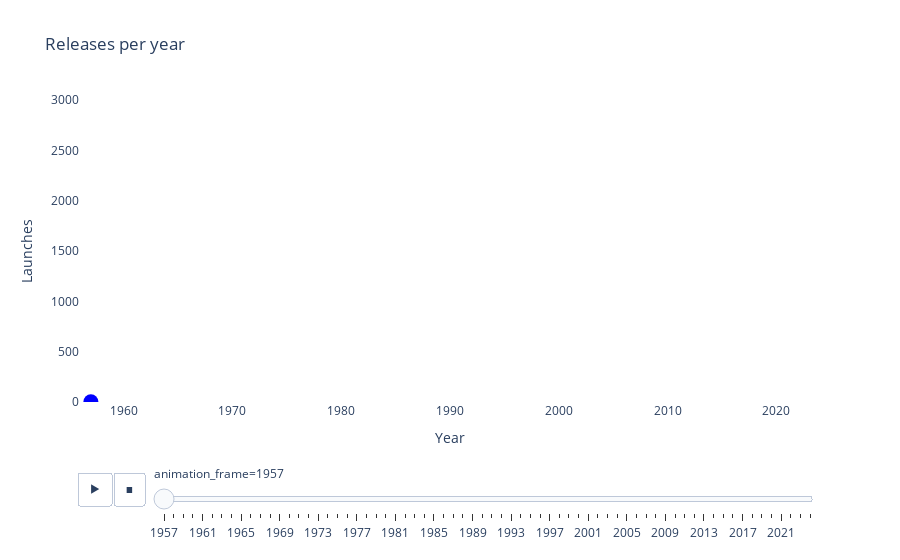

Write notebook code for a chart like this one.
### Code cell
ruta_archivo = "json/per_year.json"
year = []
satellite = []

with open (ruta_archivo,"r",encoding='utf8') as f:
    data = json.load(f)
    for i in data:
        year.append(i['year'])
        satellite.append(i['launchs'])

df = pd.DataFrame({"Year": year, "Launches": satellite})
fig = px.line(df, x="Year", y="Launches", title="Releases per year",animation_frame = year,animation_group=year,markers = True,range_x = [1956,2024], range_y=[0,3000])
fig.update_traces(marker=dict(size=15, color='blue'))
fig.update_layout(plot_bgcolor='rgba(0,0,0,0)', paper_bgcolor='rgba(0,0,0,0)')
fig.show()

### Figure 1 — Plotly figure (JSON) as saved in the notebook; plotly's stock layout.template omitted (floating-point values rounded to 4 significant figures)
{"data": [{"hovertemplate": "animation_frame=1957<br>Year=%{x}<br>Launches=%{y}<extra></extra>", "ids": [1957], "legendgroup": "", "line": {"color": "#636efa", "dash": "solid"}, "marker": {"color": "blue", "size": 15, "symbol": "circle"}, "mode": "lines+markers", "name": "", "orientation": "v", "showlegend": false, "type": "scatter", "x": [1957], "xaxis": "x", "y": [2], "yaxis": "y"}], "layout": {"legend": {"tracegroupgap": 0}, "paper_bgcolor": "rgba(0,0,0,0)", "plot_bgcolor": "rgba(0,0,0,0)", "sliders": [{"active": 0, "currentvalue": {"prefix": "animation_frame="}, "len": 0.9, "pad": {"b": 10, "t": 60}, "steps": [{"args": [["1957"], {"frame": {"duration": 0, "redraw": false}, "fromcurrent": true, "mode": "immediate", "transition": {"duration": 0, "easing": "linear"}}], "label": "1957", "method": "animate"}, {"args": [["1958"], {"frame": {"duration": 0, "redraw": false}, "fromcurrent": true, "mode": "immediate", "transition": {"duration": 0, "easing": "linear"}}], "label": "1958", "method": "animate"}, {"args": [["1959"], {"frame": {"duration": 0, "redraw": false}, "fromcurrent": true, "mode": "immediate", "transition": {"duration": 0, "easing": "linear"}}], "label": "1959", "method": "animate"}, {"args": [["1960"], {"frame": {"duration": 0, "redraw": false}, "fromcurrent": true, "mode": "immediate", "transition": {"duration": 0, "easing": "linear"}}], "label": "1960", "method": "animate"}, {"args": [["1961"], {"frame": {"duration": 0, "redraw": false}, "fromcurrent": true, "mode": "immediate", "transition": {"duration": 0, "easing": "linear"}}], "label": "1961", "method": "animate"}, {"args": [["1962"], {"frame": {"duration": 0, "redraw": false}, "fromcurrent": true, "mode": "immediate", "transition": {"duration": 0, "easing": "linear"}}], "label": "1962", "method": "animate"}, {"args": [["1963"], {"frame": {"duration": 0, "redraw": false}, "fromcurrent": true, "mode": "immediate", "transition": {"duration": 0, "easing": "linear"}}], "label": "1963", "method": "animate"}, {"args": [["1964"], {"frame": {"duration": 0, "redraw": false}, "fromcurrent": true, "mode": "immediate", "transition": {"duration": 0, "easing": "linear"}}], "label": "1964", "method": "animate"}, {"args": [["1965"], {"frame": {"duration": 0, "redraw": false}, "fromcurrent": true, "mode": "immediate", "transition": {"duration": 0, "easing": "linear"}}], "label": "1965", "method": "animate"}, {"args": [["1966"], {"frame": {"duration": 0, "redraw": false}, "fromcurrent": true, "mode": "immediate", "transition": {"duration": 0, "easing": "linear"}}], "label": "1966", "method": "animate"}, {"args": [["1967"], {"frame": {"duration": 0, "redraw": false}, "fromcurrent": true, "mode": "immediate", "transition": {"duration": 0, "easing": "linear"}}], "label": "1967", "method": "animate"}, {"args": [["1968"], {"frame": {"duration": 0, "redraw": false}, "fromcurrent": true, "mode": "immediate", "transition": {"duration": 0, "easing": "linear"}}], "label": "1968", "method": "animate"}, {"args": [["1969"], {"frame": {"duration": 0, "redraw": false}, "fromcurrent": true, "mode": "immediate", "transition": {"duration": 0, "easing": "linear"}}], "label": "1969", "method": "animate"}, {"args": [["1970"], {"frame": {"duration": 0, "redraw": false}, "fromcurrent": true, "mode": "immediate", "transition": {"duration": 0, "easing": "linear"}}], "label": "1970", "method": "animate"}, {"args": [["1971"], {"frame": {"duration": 0, "redraw": false}, "fromcurrent": true, "mode": "immediate", "transition": {"duration": 0, "easing": "linear"}}], "label": "1971", "method": "animate"}, {"args": [["1972"], {"frame": {"duration": 0, "redraw": false}, "fromcurrent": true, "mode": "immediate", "transition": {"duration": 0, "easing": "linear"}}], "label": "1972", "method": "animate"}, {"args": [["1973"], {"frame": {"duration": 0, "redraw": false}, "fromcurrent": true, "mode": "immediate", "transition": {"duration": 0, "easing": "linear"}}], "label": "1973", "method": "animate"}, {"args": [["1974"], {"frame": {"duration": 0, "redraw": false}, "fromcurrent": true, "mode": "immediate", "transition": {"duration": 0, "easing": "linear"}}], "label": "1974", "method": "animate"}, {"args": [["1975"], {"frame": {"duration": 0, "redraw": false}, "fromcurrent": true, "mode": "immediate", "transition": {"duration": 0, "easing": "linear"}}], "label": "1975", "method": "animate"}, {"args": [["1976"], {"frame": {"duration": 0, "redraw": false}, "fromcurrent": true, "mode": "immediate", "transition": {"duration": 0, "easing": "linear"}}], "label": "1976", "method": "animate"}, {"args": [["1977"], {"frame": {"duration": 0, "redraw": false}, "fromcurrent": true, "mode": "immediate", "transition": {"duration": 0, "easing": "linear"}}], "label": "1977", "method": "animate"}, {"args": [["1978"], {"frame": {"duration": 0, "redraw": false}, "fromcurrent": true, "mode": "immediate", "transition": {"duration": 0, "easing": "linear"}}], "label": "1978", "method": "animate"}, {"args": [["1979"], {"frame": {"duration": 0, "redraw": false}, "fromcurrent": true, "mode": "immediate", "transition": {"duration": 0, "easing": "linear"}}], "label": "1979", "method": "animate"}, {"args": [["1980"], {"frame": {"duration": 0, "redraw": false}, "fromcurrent": true, "mode": "immediate", "transition": {"duration": 0, "easing": "linear"}}], "label": "1980", "method": "animate"}, {"args": [["1981"], {"frame": {"duration": 0, "redraw": false}, "fromcurrent": true, "mode": "immediate", "transition": {"duration": 0, "easing": "linear"}}], "label": "1981", "method": "animate"}, {"args": [["1982"], {"frame": {"duration": 0, "redraw": false}, "fromcurrent": true, "mode": "immediate", "transition": {"duration": 0, "easing": "linear"}}], "label": "1982", "method": "animate"}, {"args": [["1983"], {"frame": {"duration": 0, "redraw": false}, "fromcurrent": true, "mode": "immediate", "transition": {"duration": 0, "easing": "linear"}}], "label": "1983", "method": "animate"}, {"args": [["1984"], {"frame": {"duration": 0, "redraw": false}, "fromcurrent": true, "mode": "immediate", "transition": {"duration": 0, "easing": "linear"}}], "label": "1984", "method": "animate"}, {"args": [["1985"], {"frame": {"duration": 0, "redraw": false}, "fromcurrent": true, "mode": "immediate", "transition": {"duration": 0, "easing": "linear"}}], "label": "1985", "method": "animate"}, {"args": [["1986"], {"frame": {"duration": 0, "redraw": false}, "fromcurrent": true, "mode": "immediate", "transition": {"duration": 0, "easing": "linear"}}], "label": "1986", "method": "animate"}, {"args": [["1987"], {"frame": {"duration": 0, "redraw": false}, "fromcurrent": true, "mode": "immediate", "transition": {"duration": 0, "easing": "linear"}}], "label": "1987", "method": "animate"}, {"args": [["1988"], {"frame": {"duration": 0, "redraw": false}, "fromcurrent": true, "mode": "immediate", "transition": {"duration": 0, "easing": "linear"}}], "label": "1988", "method": "animate"}, {"args": [["1989"], {"frame": {"duration": 0, "redraw": false}, "fromcurrent": true, "mode": "immediate", "transition": {"duration": 0, "easing": "linear"}}], "label": "1989", "method": "animate"}, {"args": [["1990"], {"frame": {"duration": 0, "redraw": false}, "fromcurrent": true, "mode": "immediate", "transition": {"duration": 0, "easing": "linear"}}], "label": "1990", "method": "animate"}, {"args": [["1991"], {"frame": {"duration": 0, "redraw": false}, "fromcurrent": true, "mode": "immediate", "transition": {"duration": 0, "easing": "linear"}}], "label": "1991", "method": "animate"}, {"args": [["1992"], {"frame": {"duration": 0, "redraw": false}, "fromcurrent": true, "mode": "immediate", "transition": {"duration": 0, "easing": "linear"}}], "label": "1992", "method": "animate"}, {"args": [["1993"], {"frame": {"duration": 0, "redraw": false}, "fromcurrent": true, "mode": "immediate", "transition": {"duration": 0, "easing": "linear"}}], "label": "1993", "method": "animate"}, {"args": [["1994"], {"frame": {"duration": 0, "redraw": false}, "fromcurrent": true, "mode": "immediate", "transition": {"duration": 0, "easing": "linear"}}], "label": "1994", "method": "animate"}, {"args": [["1995"], {"frame": {"duration": 0, "redraw": false}, "fromcurrent": true, "mode": "immediate", "transition": {"duration": 0, "easing": "linear"}}], "label": "1995", "method": "animate"}, {"args": [["1996"], {"frame": {"duration": 0, "redraw": false}, "fromcurrent": true, "mode": "immediate", "transition": {"duration": 0, "easing": "linear"}}], "label": "1996", "method": "animate"}, {"args": [["1997"], {"frame": {"duration": 0, "redraw": false}, "fromcurrent": true, "mode": "immediate", "transition": {"duration": 0, "easing": "linear"}}], "label": "1997", "method": "animate"}, {"args": [["1998"], {"frame": {"duration": 0, "redraw": false}, "fromcurrent": true, "mode": "immediate", "transition": {"duration": 0, "easing": "linear"}}], "label": "1998", "method": "animate"}, {"args": [["1999"], {"frame": {"duration": 0, "redraw": false}, "fromcurrent": true, "mode": "immediate", "transition": {"duration": 0, "easing": "linear"}}], "label": "1999", "method": "animate"}, {"args": [["2000"], {"frame": {"duration": 0, "redraw": false}, "fromcurrent": true, "mode": "immediate", "transition": {"duration": 0, "easing": "linear"}}], "label": "2000", "method": "animate"}, {"args": [["2001"], {"frame": {"duration": 0, "redraw": false}, "fromcurrent": true, "mode": "immediate", "transition": {"duration": 0, "easing": "linear"}}], "label": "2001", "method": "animate"}, {"args": [["2002"], {"frame": {"duration": 0, "redraw": false}, "fromcurrent": true, "mode": "immediate", "transition": {"duration": 0, "easing": "linear"}}], "label": "2002", "method": "animate"}, {"args": [["2003"], {"frame": {"duration": 0, "redraw": false}, "fromcurrent": true, "mode": "immediate", "transition": {"duration": 0, "easing": "linear"}}], "label": "2003", "method": "animate"}, {"args": [["2004"], {"frame": {"duration": 0, "redraw": false}, "fromcurrent": true, "mode": "immediate", "transition": {"duration": 0, "easing": "linear"}}], "label": "2004", "method": "animate"}, {"args": [["2005"], {"frame": {"duration": 0, "redraw": false}, "fromcurrent": true, "mode": "immediate", "transition": {"duration": 0, "easing": "linear"}}], "label": "2005", "method": "animate"}, {"args": [["2006"], {"frame": {"duration": 0, "redraw": false}, "fromcurrent": true, "mode": "immediate", "transition": {"duration": 0, "easing": "linear"}}], "label": "2006", "method": "animate"}, {"args": [["2007"], {"frame": {"duration": 0, "redraw": false}, "fromcurrent": true, "mode": "immediate", "transition": {"duration": 0, "easing": "linear"}}], "label": "2007", "method": "animate"}, {"args": [["2008"], {"frame": {"duration": 0, "redraw": false}, "fromcurrent": true, "mode": "immediate", "transition": {"duration": 0, "easing": "linear"}}], "label": "2008", "method": "animate"}, {"args": [["2009"], {"frame": {"duration": 0, "redraw": false}, "fromcurrent": true, "mode": "immediate", "transition": {"duration": 0, "easing": "linear"}}], "label": "2009", "method": "animate"}, {"args": [["2010"], {"frame": {"duration": 0, "redraw": false}, "fromcurrent": true, "mode": "immediate", "transition": {"duration": 0, "easing": "linear"}}], "label": "2010", "method": "animate"}, {"args": [["2011"], {"frame": {"duration": 0, "redraw": false}, "fromcurrent": true, "mode": "immediate", "transition": {"duration": 0, "easing": "linear"}}], "label": "2011", "method": "animate"}, {"args": [["2012"], {"frame": {"duration": 0, "redraw": false}, "fromcurrent": true, "mode": "immediate", "transition": {"duration": 0, "easing": "linear"}}], "label": "2012", "method": "animate"}, {"args": [["2013"], {"frame": {"duration": 0, "redraw": false}, "fromcurrent": true, "mode": "immediate", "transition": {"duration": 0, "easing": "linear"}}], "label": "2013", "method": "animate"}, {"args": [["2014"], {"frame": {"duration": 0, "redraw": false}, "fromcurrent": true, "mode": "immediate", "transition": {"duration": 0, "easing": "linear"}}], "label": "2014", "method": "animate"}, {"args": [["2015"], {"frame": {"duration": 0, "redraw": false}, "fromcurrent": true, "mode": "immediate", "transition": {"duration": 0, "easing": "linear"}}], "label": "2015", "method": "animate"}, {"args": [["2016"], {"frame": {"duration": 0, "redraw": false}, "fromcurrent": true, "mode": "immediate", "transition": {"duration": 0, "easing": "linear"}}], "label": "2016", "method": "animate"}, {"args": [["2017"], {"frame": {"duration": 0, "redraw": false}, "fromcurrent": true, "mode": "immediate", "transition": {"duration": 0, "easing": "linear"}}], "label": "2017", "method": "animate"}, {"args": [["2018"], {"frame": {"duration": 0, "redraw": false}, "fromcurrent": true, "mode": "immediate", "transition": {"duration": 0, "easing": "linear"}}], "label": "2018", "method": "animate"}, {"args": [["2019"], {"frame": {"duration": 0, "redraw": false}, "fromcurrent": true, "mode": "immediate", "transition": {"duration": 0, "easing": "linear"}}], "label": "2019", "method": "animate"}, {"args": [["2020"], {"frame": {"duration": 0, "redraw": false}, "fromcurrent": true, "mode": "immediate", "transition": {"duration": 0, "easing": "linear"}}], "label": "2020", "method": "animate"}, {"args": [["2021"], {"frame": {"duration": 0, "redraw": false}, "fromcurrent": true, "mode": "immediate", "transition": {"duration": 0, "easing": "linear"}}], "label": "2021", "method": "animate"}, {"args": [["2022"], {"frame": {"duration": 0, "redraw": false}, "fromcurrent": true, "mode": "immediate", "transition": {"duration": 0, "easing": "linear"}}], "label": "2022", "method": "animate"}, {"args": [["2023"], {"frame": {"duration": 0, "redraw": false}, "fromcurrent": true, "mode": "immediate", "transition": {"duration": 0, "easing": "linear"}}], "label": "2023", "method": "animate"}, {"args": [["2024"], {"frame": {"duration": 0, "redraw": false}, "fromcurrent": true, "mode": "immediate", "transition": {"duration": 0, "easing": "linear"}}], "label": "2024", "method": "animate"}], "x": 0.1, "xanchor": "left", "y": 0, "yanchor": "top"}], "title": {"text": "Releases per year"}, "updatemenus": [{"buttons": [{"args": [null, {"frame": {"duration": 500, "redraw": false}, "fromcurrent": true, "mode": "immediate", "transition": {"duration": 500, "easing": "linear"}}], "label": "&#9654;", "method": "animate"}, {"args": [[null], {"frame": {"duration": 0, "redraw": false}, "fromcurrent": true, "mode": "immediate", "transition": {"duration": 0, "easing": "linear"}}], "label": "&#9724;", "method": "animate"}], "direction": "left", "pad": {"r": 10, "t": 70}, "showactive": false, "type": "buttons", "x": 0.1, "xanchor": "right", "y": 0, "yanchor": "top"}], "xaxis": {"anchor": "y", "domain": [0, 1], "range": [1956, 2024], "title": {"text": "Year"}}, "yaxis": {"anchor": "x", "domain": [0, 1], "range": [0, 3000], "title": {"text": "Launches"}}}}
